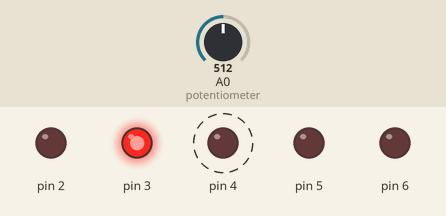
A sketch run on a simulated Arduino Uno, built with avr-gcc and run on an emulated ATmega328P. On the bench: output pins drawn as LEDs (lit = HIGH). Dashed ring = blinking. The test bench sets the inputs (shaded band); at power-on: A0 (potentiometer) = 512.

Above: at 0.24 s.
1.3 s: A0 (potentiometer) set to 0
At 1.62 s:
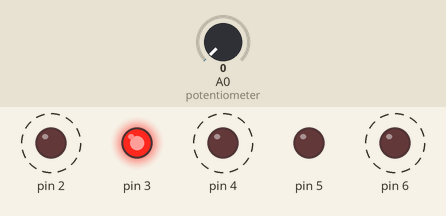
At 2.25 s:
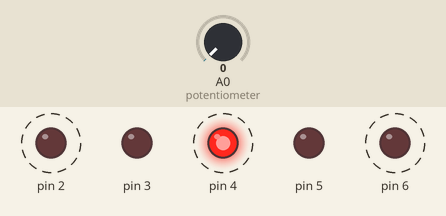
4.3 s: A0 (potentiometer) set to 16
7.3 s: A0 (potentiometer) set to 716
At 7.64 s:
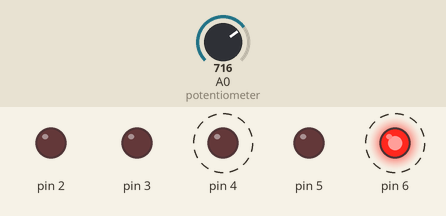
Timing chart, 0 to 16.3 s (numbered marks = the images above; inputs shaded):
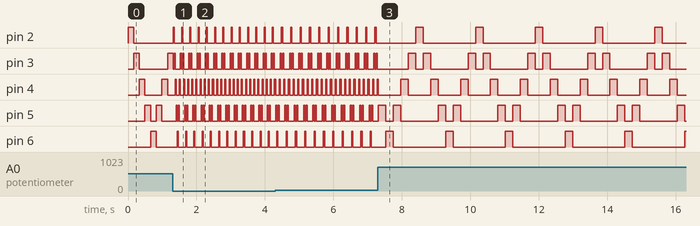

Measured:
- after the input at 1.3 s, pin 2: alternates HIGH for 0.03 s and LOW for 0.21 s, starting after 0.05 s; pin 4: alternates HIGH for 0.03 s and LOW for 0.09 s, starting after 0.08 s; pin 6: alternates HIGH for 0.03 s and LOW for 0.21 s, starting after 0.14 s
- after the input at 7.3 s, pin 2: alternates HIGH for 0.22 s and LOW for 1.5 s, starting after 1.1 s; pin 4: alternates HIGH for 0.22 s and LOW for 0.65 s, starting after 0.67 s; pin 6: alternates HIGH for 0.22 s and LOW for 1.5 s, starting after 0.23 s
- by itself, pin 3, pin 5: repeats every 1.7 s: LOW 0.22 s, HIGH 0.22 s, LOW 1.1 s, HIGH 0.22 s
- by itself, pin 4: alternates HIGH for 0.17 s and LOW for 0.50 s

The sketch:

aula13_nivel3.ino
```cpp
// Aula 13 – Nível 3: Vai e volta (efeito scanner)
// A luz vai e volta; o potenciômetro controla a velocidade
#include <Arduino.h>                                     // funções do Arduino (pinMode, digitalWrite, delay...)
void setup() {                                           // roda uma vez, quando a placa liga
  for (int pino = 2; pino <= 6; pino++) pinMode(pino, OUTPUT);   // pinos 2 a 6 como saída
}

void acende(int pino) {                         // pisca um LED pelo tempo do potenciômetro
  int espera = map(analogRead(A0), 0, 1023, 30, 300);    // potenciômetro escolhe 30 a 300 ms
  digitalWrite(pino, HIGH);                              // acende/liga pino
  delay(espera);                                         // espera o tempo calculado (ms)
  digitalWrite(pino, LOW);                               // apaga/desliga pino
}

void loop() {                                            // repete para sempre
  for (int pino = 2; pino <= 6; pino++) acende(pino);    // ida
  for (int pino = 5; pino >= 3; pino--) acende(pino);    // volta, sem repetir as pontas
}
```
